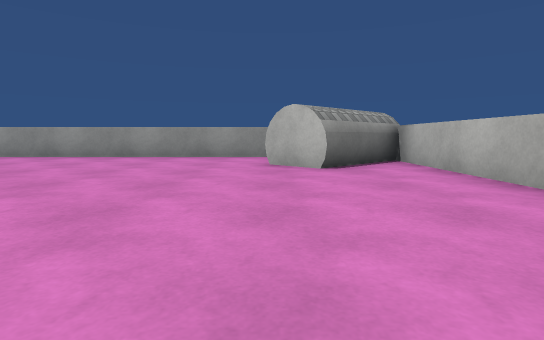
View 1 (above)

21 first-person views from a walk through a scene from a Unity 3-D project. The camera is 0.24 m above the floor, tilts 6° down and sees 80° across. The floor is counted in squares, 0.5 m on a side. Each view is taken from the middle of a square. On the plan, view 1 faces up. The plan holds only what a view shows up to about 9 squares ahead; the rest is blank. The player is left out. Surface patterns are stand-ins for the level's own textures.

View 2
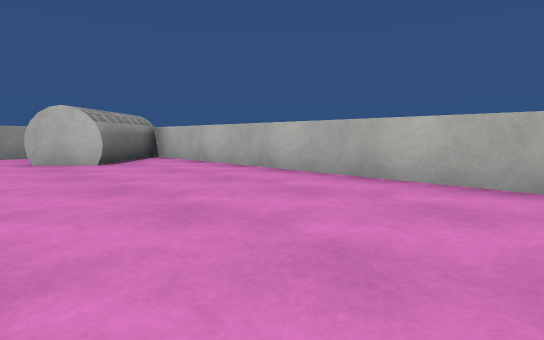

View 3
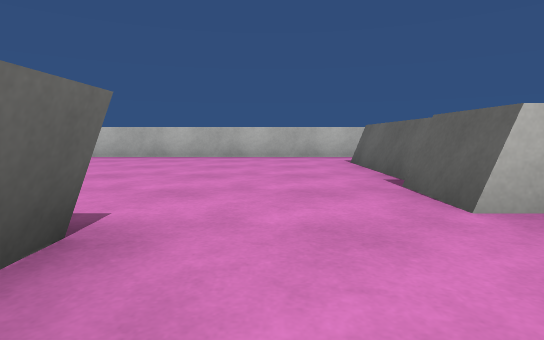

View 4
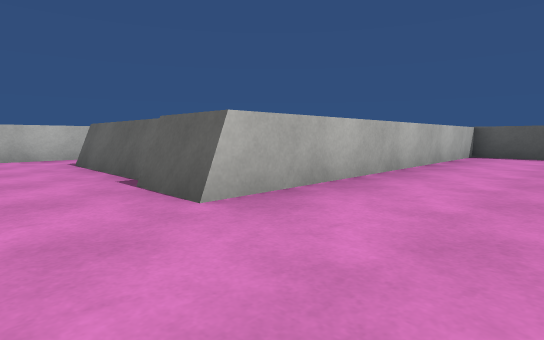

View 5
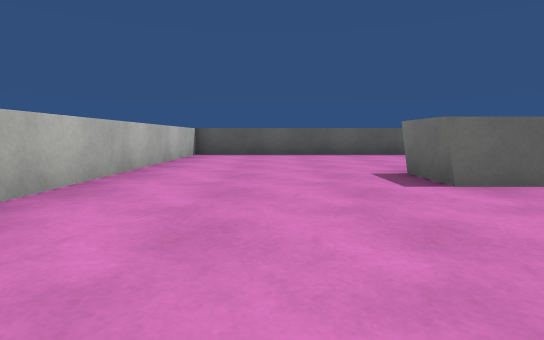

View 6
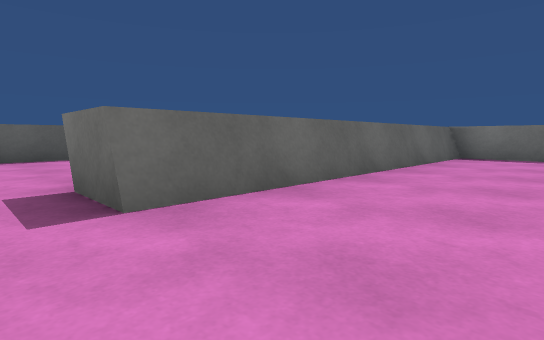

View 7
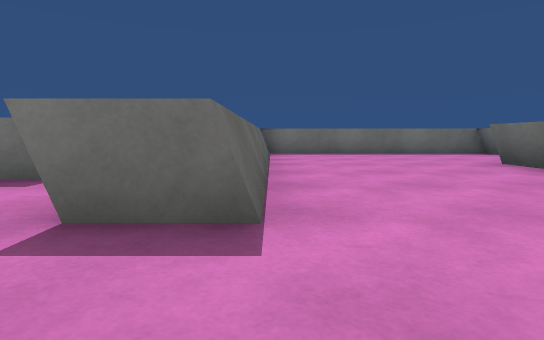

View 8
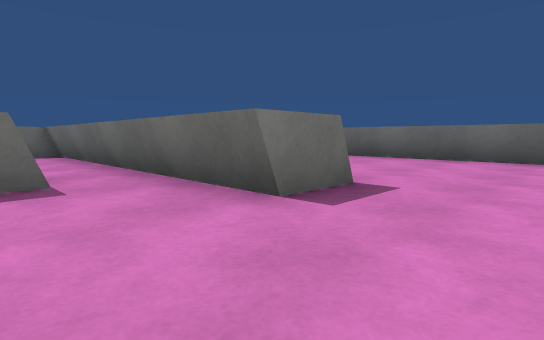

View 9
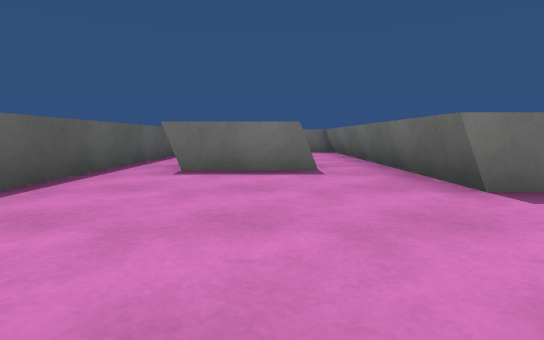

View 10
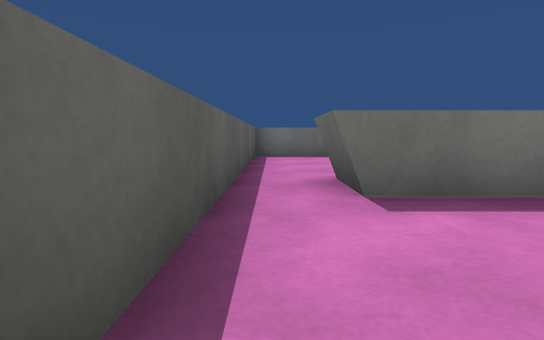

View 11
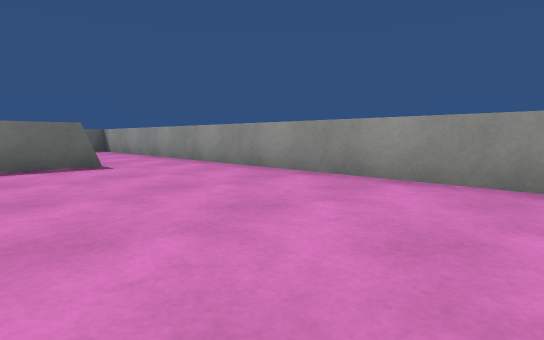

View 12
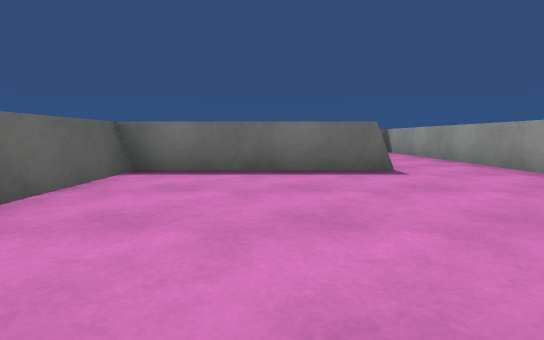

View 13
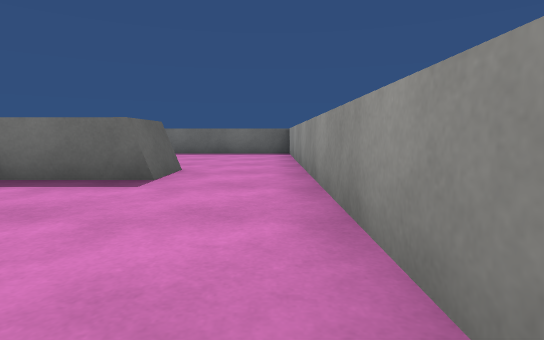

View 14
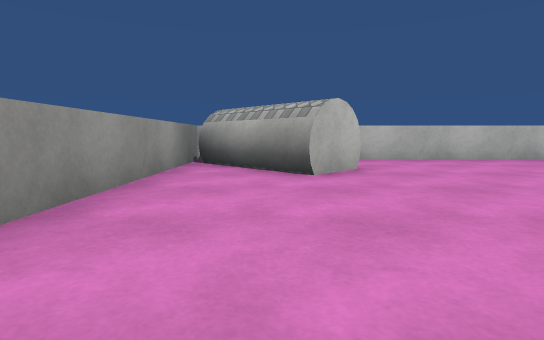

View 15
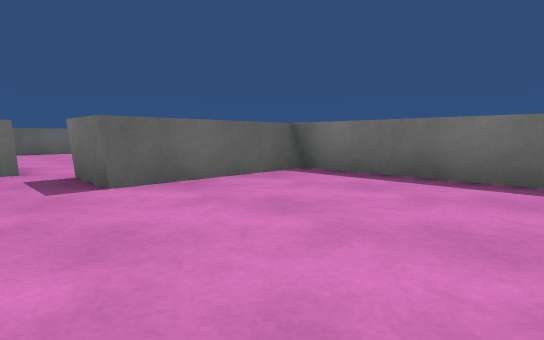

View 16
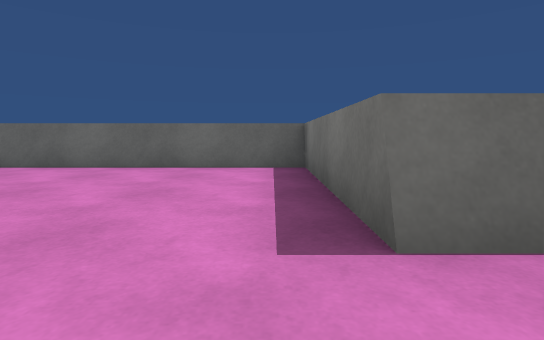

View 17
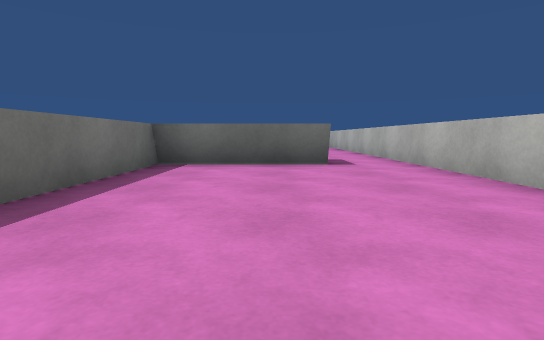

View 18
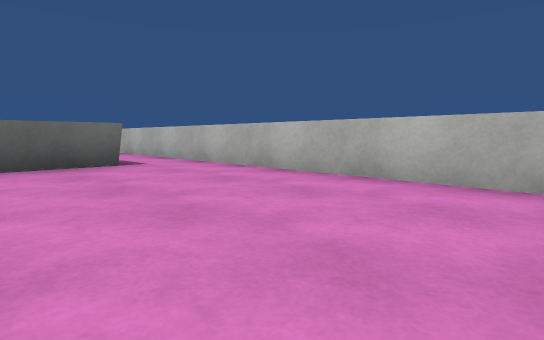

View 19
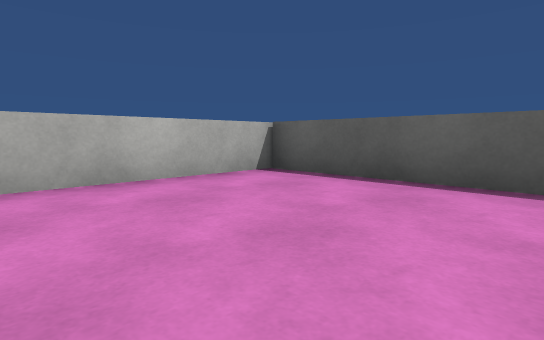

View 20
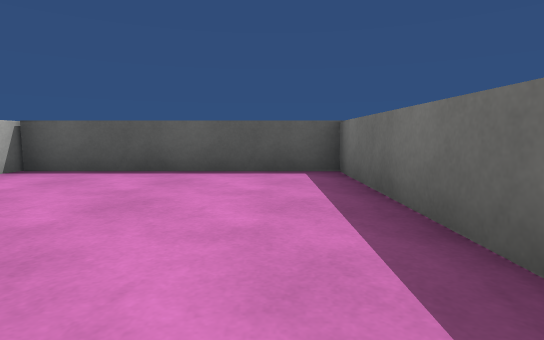

View 21
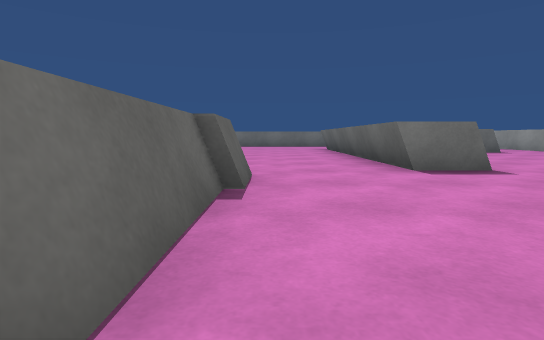

### Floor plan
Points are (right, up) in squares from view 1. A wall is a line through its corners. A room is listed if a view was taken in it or the views show most of it. See-through windows are left out.
Room 1 (views 1, 2, 11, 12, 13, 14, 16, 21)
walls: (-1.9, -1.3) (-1.9, -1.8); (-3.1, -1.6) (1, -1.6); (2.4, -1.4) (2.4, 7.5) (-9.5, 7.5); (-9.6, 5.5) (-8.5, 5.5) (-8.5, 1.9) (-3.5, 1.9) (-3.5, 0.8) (-4.5, 0.8)
low walls: (-3, -1.3) (-1.9, -1.3)
ways out: opening at (-4, 0) to room 2; opening at (-9, 6.5) to room 3; opening at (2, -2.5) to room 4
objects: cylinder (0, 5) to (2, 7)
Room 2 (views 3, 4, 5, 6, 7, 8, 9, 10)
walls: (-6.7, -4.4) (-13.9, -4.4); (-13.8, -4.1) (-13.8, -5); (-13.8, -6.6) (-13.8, -8.5); (-13.5, -8.4) (-3, -8.4) (-3, -1.3); (-4.5, 0.8) (-10.6, 0.8); (-13.1, 2.6) (-13.8, 2.6) (-13.8, -3.2) (-6.7, -3.2) (-6.7, -4.2)
low walls: (-8.5, -4.2) (-9.4, -4.2); (-6.7, -4.2) (-8.4, -4.2)
ways out: opening at (-4, 0) to room 1
objects: block (-9, -7) to (-9, -6)
Room 3 (view 15)
walls: (-9.5, 7.5) (-13.5, 7.5); (-13.8, 7.5) (-13.8, 3.8) (-11, 3.8) (-11, 2.5)
ways out: opening at (-9, 6.5) to room 1
Room 4 (views 17, 18, 19, 20)
walls: (1, -2.7) (-1.9, -2.7) (-1.9, -8.4) (2.4, -8.4) (2.4, -1.4)
ways out: opening at (2, -2.5) to room 1

Where each view was taken, in squares from view 1:
view 1: 0 up, 0 right, facing up
view 2: 1 down, 1 left, facing up-right
view 3: 0 up, 5 left, facing right
view 4: 0 up, 5 left, facing down-right
view 5: 0 up, 5 left, facing down
view 6: 1 down, 6 left, facing down-left
view 7: 3 down, 5 left, facing left
view 8: 6 down, 5 left, facing up-left
view 9: 6 down, 4 left, facing left
view 10: 8 down, 6 left, facing left
view 11: 4 up, 3 left, facing up-left
view 12: 4 up, 4 left, facing left
view 13: 7 up, 5 left, facing left
view 14: 6 up, 4 left, facing right
view 15: 7 up, 10 left, facing down-left
view 16: 7 up, 8 left, facing down
view 17: 8 down, 0 right, facing up
view 18: 8 down, 1 left, facing up-right
view 19: 5 down, 1 left, facing down-right
view 20: 4 down, 1 left, facing down
view 21: 1 down, 1 right, facing left
